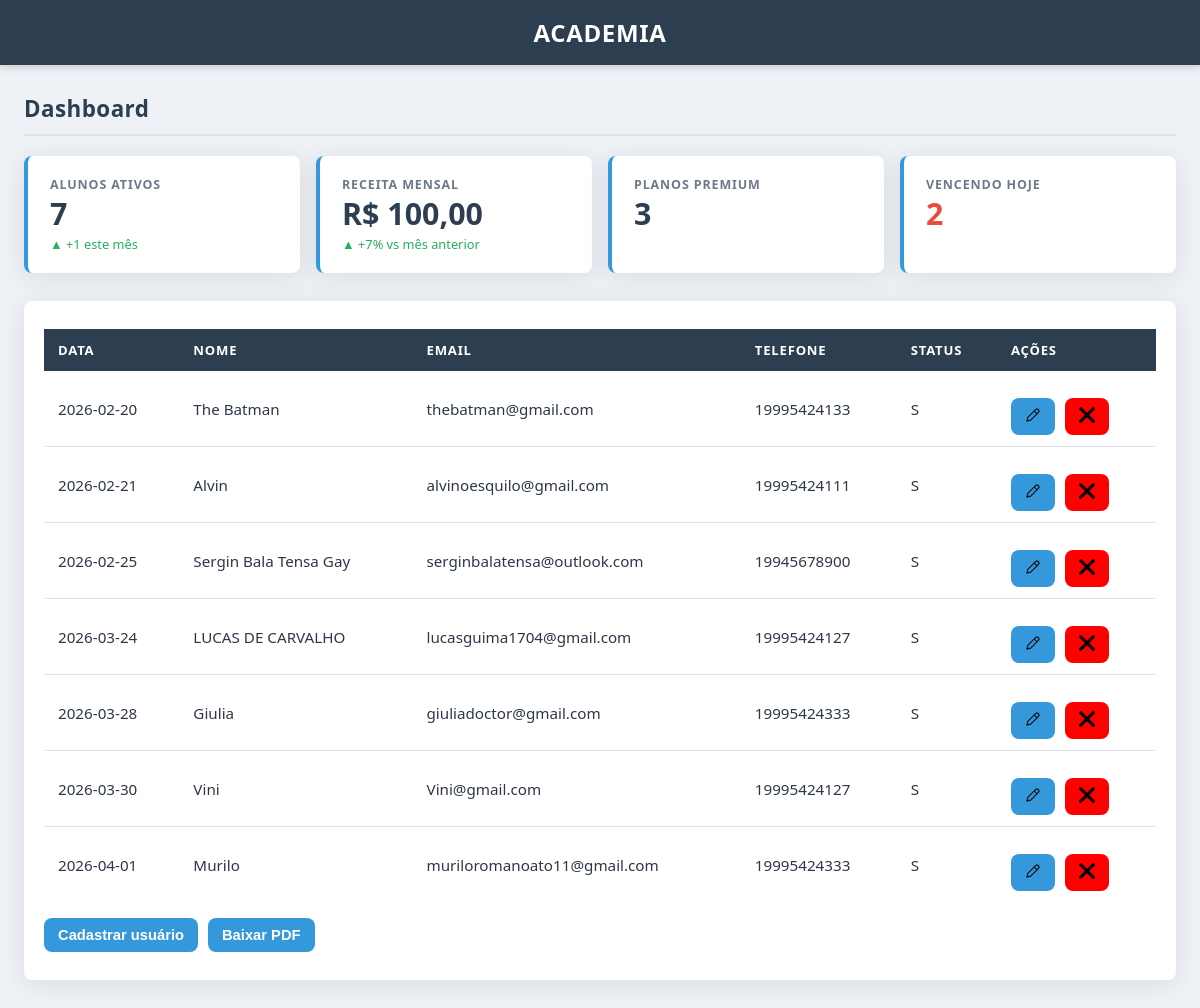
The page / on the database its author committed.
### tables this page shows
CREATE TABLE users (
	id integer primary key autoincrement,
	full_name text not null,
	email text unique not null,
	password text not null,
	phone text,
	created_at date,
	status text
);

### src/Repository/UserRepository.php (called while the page is built, shortened)
<?php
class UserRepository
{
    private PDO $connection;
    public function __construct(PDO $connection)
    {
        $this->connection = $connection;
    }
    public function formatUser($user){
        return new User(
            $user['id'],
            $user['full_name'],
            $user['email'],
            $user['password'],
            $user['created_at'],
            $user['phone'],
            $user['status']
        );
    }
    public function getAllUsers() {
        $sql = "SELECT *FROM users;";
        $stmt = $this->connection->query($sql);
        $users = $stmt->fetchAll(PDO::FETCH_ASSOC);
        return array_map([$this, 'formatUser'], $users);
    }
    public function countUsersByStatus(string $status): int {
        $sql = "SELECT COUNT(*) FROM users WHERE status = :status;";
        $stmt = $this->connection->prepare($sql);
        $stmt->bindValue(':status', $status, PDO::PARAM_STR);
        $stmt->execute();
        return (int) $stmt->fetchColumn();
    }
    public function usersActivesThisMonth(string $lastDay, string $firstDay): string {
        $sql = "SELECT COUNT(*) FROM users WHERE status = 'S' AND created_at BETWEEN :firstDay and :lastDay;";
        $stmt = $this->connection->prepare($sql);
        $stmt->bindValue(':firstDay', $firstDay, PDO::PARAM_STR);
        $stmt->bindValue(':lastDay', $lastDay, PDO::PARAM_STR);
        $stmt->execute();
        return " ▲ +{$stmt->fetchColumn()} este mês";
    }
}

### src/Repository/SubscriptionRepository.php (called while the page is built, shortened)
<?php
class SubscriptionRepository
{
    private PDO $connection;
    public function __construct(PDO $connection)
    {
        $this->connection = $connection;
    }
    public function countPlan(string $plan): int {
        $sql = "SELECT COUNT(*) FROM users_plans inner JOIN plans ON users_plans.plan_id = plans.id WHERE plans.name = :plan";
        $stmt = $this->connection->prepare($sql);
        $stmt->bindValue(':plan', $plan, PDO::PARAM_STR);
        $stmt->execute();
        return (int) $stmt->fetchColumn();
    }
    public function getMonthlyRevenue(string $firstDay, string $lastDay): float {
        $sql = "SELECT SUM(plans.price)
                FROM users_plans
                INNER JOIN plans ON users_plans.plan_id = plans.id
                WHERE users_plans.payment_status = 'paid'
                AND users_plans.start_date BETWEEN :firstDay AND :lastDay";
        $stmt = $this->connection->prepare($sql);
        $stmt->bindValue(':firstDay', $firstDay, PDO::PARAM_STR);
        $stmt->bindValue(':lastDay',  $lastDay,  PDO::PARAM_STR);
        $stmt->execute();
        return (float) $stmt->fetchColumn();
    }
    public function countExpiringToday(): int {
        $sql = "SELECT COUNT(*)
                FROM users_plans
                WHERE end_date = :today
                AND payment_status != 'paid'";
        $stmt = $this->connection->prepare($sql);
        $stmt->bindValue(':today', date('Y-m-d'), PDO::PARAM_STR);
        $stmt->execute();
        return (int) $stmt->fetchColumn();
    }
}

### src/Domain/User.php (called while the page is built, shortened)
<?php
class User {
    private ?int $id;
    private string $full_name;
    private string $email;
    private string $date;
    private string $phone;
    private string $status;
    public function __construct(
        ?int $id,
        string $full_name,
        string $email,
        string $password,
        string $date,
        string $phone,
        string $status,
    ) {
        $this->id = $id;
        $this->full_name = $full_name;
        $this->email = $email;
        $this->date = $date;
        $this->phone = $phone;
        $this->status = $status;
    }
    public function id(): ?int
    {
        return $this->id;
    }
    public function fullName(): string
    {
        return $this->full_name;
    }
    public function email(): string
    {
        return $this->email;
    }
    public function date(): string
    {
        return $this->date;
    }
    public function phone(): string
    {
        return $this->phone;
    }
    public function status(): string
    {
        return $this->status;
    }
}

### index.php (the view, shortened to what this page needs)
<?php
$connection = Connection::getConnection();
$repository = new UserRepository($connection);
$SubriptionRepository = new SubscriptionRepository($connection);
function getMonthRange($year = null, $month = null) {
    $year = $year ?? date('Y');
    $month = $month ?? date('m');
    $firstDay = date("Y-m-01", strtotime("$year-$month-01"));
    $lastDay = date("Y-m-t", strtotime("$year-$month-01"));
    return [$firstDay, $lastDay];
}
try {
  $users = $repository->getAllUsers();
  $usersActive = $repository->countUsersByStatus('S');
  $usersPremium = $SubriptionRepository->countPlan('Premium');
  list($firstDay, $lastDay) = getMonthRange();
  $usersActivesThisMonth = $repository->usersActivesThisMonth($lastDay, $firstDay);
  $monthlyRevenue = $SubriptionRepository->getMonthlyRevenue($firstDay, $lastDay);
  $expiringToday = $SubriptionRepository->countExpiringToday();
}catch(PDOException $e){
  echo $e->getMessage();
}
?>
<!DOCTYPE html>
<html lang="en">
<head>
    <link rel="stylesheet" href="css/style.css">
    <link rel="stylesheet" href="css/index.css">
</head>
<body>
    <header>
    <h1>Academia</h1>
  </header>
    <div id="dashboard" class="screen">
    <div class="page-title">Dashboard</div>
    <div class="stats-grid">
      <div class="stat-card">
        <div class="stat-label">Alunos Ativos</div>
        <div class="stat-value"><?= $usersActive ?></div>
        <div class="stat-delta"><?= $usersActivesThisMonth ?></div>
      </div>
      <div class="stat-card">
        <div class="stat-label">Receita Mensal</div>
        <div class="stat-value">R$ <?= number_format($monthlyRevenue, 2, ',', '.') ?></div>
        <div class="stat-delta">▲ +7% vs mês anterior</div>
      </div>
      <div class="stat-card">
        <div class="stat-label">Planos Premium</div>
        <div class="stat-value"><?= $usersPremium ?></div>
      </div>
      <div class="stat-card">
        <div class="stat-label">Vencendo Hoje</div>
        <div class="stat-value" style="color: var(--color-danger)"><?= $expiringToday ?></div>
      </div>
    </div>
    <div class="dashboard-table-section">
  <main>
    <section>
      <table>
        <thead>
          <tr>
            <th>Data</th>
            <th>Nome</th>
            <th>Email</th>
            <th>Telefone</th>
            <th>Status</th>
            <th>Ações</th>
          </tr>
        </thead>
        <tbody>
          <?php foreach($users as $user):  ?>
          <tr>
            <td><?= $user->date() ?></td>
            <td><?= $user->fullName() ?></td>
            <td><?= $user->email() ?></td>
            <td><?= $user->phone() ?></td>
            <td><?= $user->status() ?></td>
            <td>
              <div class="actions">
                <a href="edit.php?id=<?= $user->id() ?>"><button><img src="img/icons/edit.png" class="icon-trash" alt="editar"></button></a>
                <a href="delete.php?id=<?= $user->id() ?>" ><button style="background-color: red;"><img src="img/icons/close.png" class="icon-trash" alt="excluir"></button></a>
              </div>
            </td>
          </tr>
          <?php endforeach; ?>
        </tbody>
      </table>
      <div class="actions">
        <a href="register-user.php"><button>Cadastrar usuário</button></a>
        <a href="download-pdf.php"><button>Baixar PDF</button></a>
      </div>
    </section>
  </main>
</body>
</html>

### css/style.css (style rules this page uses)
*, *::before, *::after { box-sizing: border-box; margin: 0; padding: 0; }
:root { --color-dark: #2c3e50; --color-darker: #1a252f; --color-accent: #3498db; --color-accent-h:#2980b9; --color-danger: #e74c3c; --color-danger-h:#c0392b; --color-success: #27ae60; --color-bg: #eef1f5; --color-surface: #ffffff; --color-border: #dde3ea; --color-muted: #6c7a89; --color-text: #2d3748; --radius: 8px; --shadow-card: 0 4px 24px rgba(44, 62, 80, 0.10); --shadow-input: 0 0 0 3px rgba(52, 152, 219, 0.18); --transition: 0.18s ease; }
body { font-family: 'Segoe UI', system-ui, sans-serif; background: var(--color-bg); color: var(--color-text); min-height: 100vh; }
header { background: var(--color-dark); color: #fff; padding: 1rem 2rem; text-align: center; letter-spacing: 0.04em; box-shadow: 0 2px 8px rgba(0,0,0,0.18); }
header h1 { font-size: 1.5rem; font-weight: 700; text-transform: uppercase; }
main { padding: 28px 20px; }
table { width: 100%; border-collapse: collapse; background: var(--color-surface); border-radius: var(--radius); overflow: hidden; box-shadow: var(--shadow-card); }
th { background: var(--color-dark); color: #fff; padding: 12px 14px; text-align: left; font-size: 0.82rem; text-transform: uppercase; letter-spacing: 0.06em; }
td { padding: 11px 14px; border-bottom: 1px solid var(--color-border); font-size: 0.95rem; }
tr:last-child td { border-bottom: none; }
.actions { margin-top: 16px; display: flex; gap: 10px; flex-wrap: wrap; }
button { padding: 9px 14px; border: none; border-radius: var(--radius); background: var(--color-accent); color: white; cursor: pointer; font-size: 0.92rem; font-weight: 600; transition: background var(--transition); }
.screen { padding: 28px 24px; max-width: 1200px; margin: 0 auto; }
.page-title { font-size: 1.4rem; font-weight: 700; color: var(--color-dark); margin-bottom: 20px; padding-bottom: 10px; border-bottom: 2px solid var(--color-border); letter-spacing: 0.02em; }
.stats-grid { display: grid; grid-template-columns: repeat(auto-fit, minmax(200px, 1fr)); gap: 16px; margin-bottom: 28px; }
.stat-card { background: var(--color-surface); border-radius: var(--radius); padding: 20px 22px; box-shadow: var(--shadow-card); border-left: 4px solid var(--color-accent); display: flex; flex-direction: column; gap: 6px; transition: transform var(--transition), box-shadow var(--transition); }
.stat-label { font-size: 0.78rem; font-weight: 600; text-transform: uppercase; letter-spacing: 0.07em; color: var(--color-muted); }
.stat-value { font-size: 1.9rem; font-weight: 700; color: var(--color-dark); line-height: 1; }
.stat-delta { font-size: 0.8rem; color: var(--color-success); font-weight: 500; }
.dashboard-table-section { background: var(--color-surface); border-radius: var(--radius); box-shadow: var(--shadow-card); overflow: hidden; }
.dashboard-table-section table { box-shadow: none; border-radius: 0; }

### rows shown on the page
users: created_at "2026-02-20", full_name "The Batman", email "thebatman@gmail.com", phone "19995424133", status "S"
users: created_at "2026-02-21", full_name "Alvin", email "alvinoesquilo@gmail.com", phone "19995424111", status "S"
users: created_at "2026-02-25", full_name "Sergin Bala Tensa Gay", email "serginbalatensa@outlook.com", phone "19945678900", status "S"
users: created_at "2026-03-24", full_name "LUCAS DE CARVALHO", email "lucasguima1704@gmail.com", phone "19995424127", status "S"
users: created_at "2026-03-28", full_name "Giulia", email "giuliadoctor@gmail.com", phone "19995424333", status "S"
users: created_at "2026-03-30", full_name "Vini", email "Vini@gmail.com", phone "19995424127", status "S"
users: created_at "2026-04-01", full_name "Murilo", email "muriloromanoato11@gmail.com", phone "19995424333", status "S"

### other values the page prints
$usersActive "7"
$usersActivesThisMonth "▲ +1 este mês"
$monthlyRevenue "100,00"
$usersPremium "3"
$expiringToday "2"
